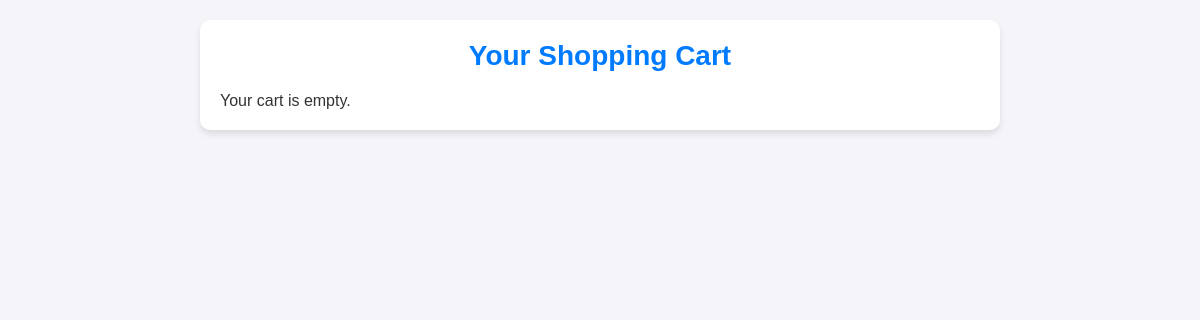
The page /cart (signed in) on the database as committed earlier.
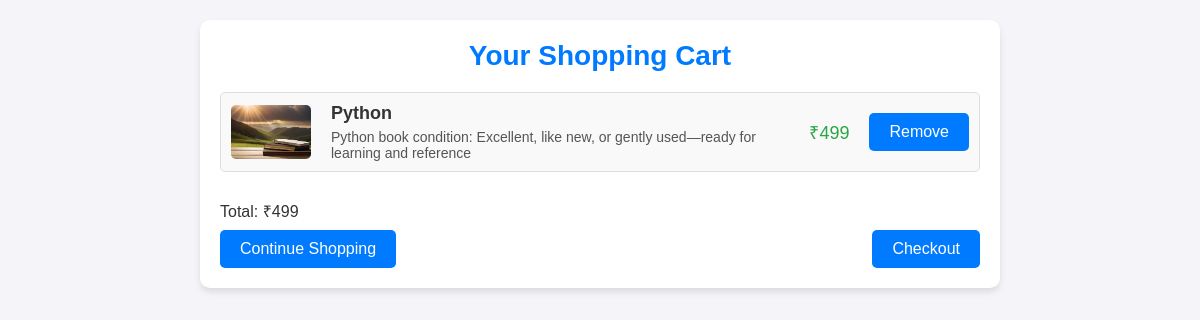
The same page on the database as committed later.
### home/models.py (models this page shows, shortened)
class CartItem(models.Model):
    user = models.ForeignKey(User, on_delete=models.CASCADE)
    product = models.ForeignKey(Product, on_delete=models.CASCADE)
    quantity = models.PositiveIntegerField(default=1)

class Product(models.Model):
    product_id = models.AutoField
    product_category = models.CharField(max_length=50)
    title = models.CharField(max_length=50)
    desc = models.CharField(max_length=500)
    price = models.IntegerField()
    image1 = models.ImageField(upload_to="images/")
    image2 = models.ImageField(upload_to="images/")
    image3 = models.ImageField(upload_to="images/")
    mobile = models.CharField(max_length=12, default="")
    location = models.CharField(max_length=500)
    user = models.CharField(max_length=10, default="")
    date = models.DateField()

### home/views.py (the view)
# urls.py: path('cart', views.cart, name='cart'),
@login_required
def cart(request):
    cart_items = CartItem.objects.filter(user=request.user)
    total_price = sum(item.product.price * item.quantity for item in cart_items)
    context = {
        'cart_items': cart_items,
        'total_price': total_price
    }
    return render(request, 'cart.html', context)

### templates/cart.html (shortened to what this page needs)
<!DOCTYPE html>
<html lang="en">
<head>
</head>
<body>
  <div class="container">
    <h1>Your Shopping Cart</h1>
    {% if cart_items %}
      {% for item in cart_items %}
        <div class="cart-item">
          <img src="/media/{{ item.product.image1 }}" alt="{{ item.product.title }}">
          <div class="cart-item-details">
            <h3>{{ item.product.title }}</h3>
            <p>{{ item.product.desc }}</p>
          </div>
          <div class="cart-item-price">₹{{ item.product.price }}</div>
          <form method="post" action="{% url 'remove_from_cart' item.id %}">
            <button type="submit" class="button">Remove</button>
          </form>
        </div>
      {% endfor %}
      <div>
        <p class="price">Total: ₹{{ total_price }}</p>
        <div class="checkout-buttons">
          <form method="post" action="{% url 'home' %}">
            <button type="submit" class="button">Continue Shopping</button>
          </form>
          <a href="{% url 'checkout' %}" class="button">Checkout</a>
        </div>
      </div>
    {% else %}
      <p>Your cart is empty.</p>
    {% endif %}
  </div>
</body>
</html>

### templates/cart.html (style rules this page uses)
* { margin: 0; padding: 0; box-sizing: border-box; }
body { font-family: Arial, sans-serif; background-color: #f4f4f9; color: #333; }
.container { max-width: 800px; margin: 20px auto; padding: 20px; background-color: #fff; border-radius: 10px; box-shadow: 0 4px 6px rgba(0, 0, 0, 0.1); }
h1 { font-size: 28px; color: #007bff; text-align: center; margin-bottom: 20px; }
.cart-item { display: flex; justify-content: space-between; align-items: center; margin-bottom: 20px; padding: 10px; border: 1px solid #ddd; border-radius: 5px; background-color: #f9f9f9; }
.cart-item img { max-width: 80px; height: auto; border-radius: 5px; }
.cart-item-details { flex: 1; margin-left: 20px; }
.cart-item-details h3 { font-size: 18px; margin-bottom: 5px; }
.cart-item-details p { font-size: 14px; color: #555; }
.cart-item-price { font-size: 18px; color: #28a745; margin-right: 20px; }
.button { padding: 10px 20px; font-size: 16px; color: white; background-color: #007bff; border: none; border-radius: 5px; cursor: pointer; text-decoration: none; }
.checkout-buttons { display: flex; justify-content: space-between; }
.price { padding: 8px 0px; }

Rows that differ between the two databases and show on the page:
added CartItem: product.image1 (picture), product "Python", product.desc "Python book condition: Excellent, like new, or gently used—ready for learning and reference", product.price "499"
Other text that changed with them:
{{ total_price }}: (not shown) → "499"
text no longer shown: "Your cart is empty."
text now shown: "Total: ₹ Continue Shopping Checkout"
